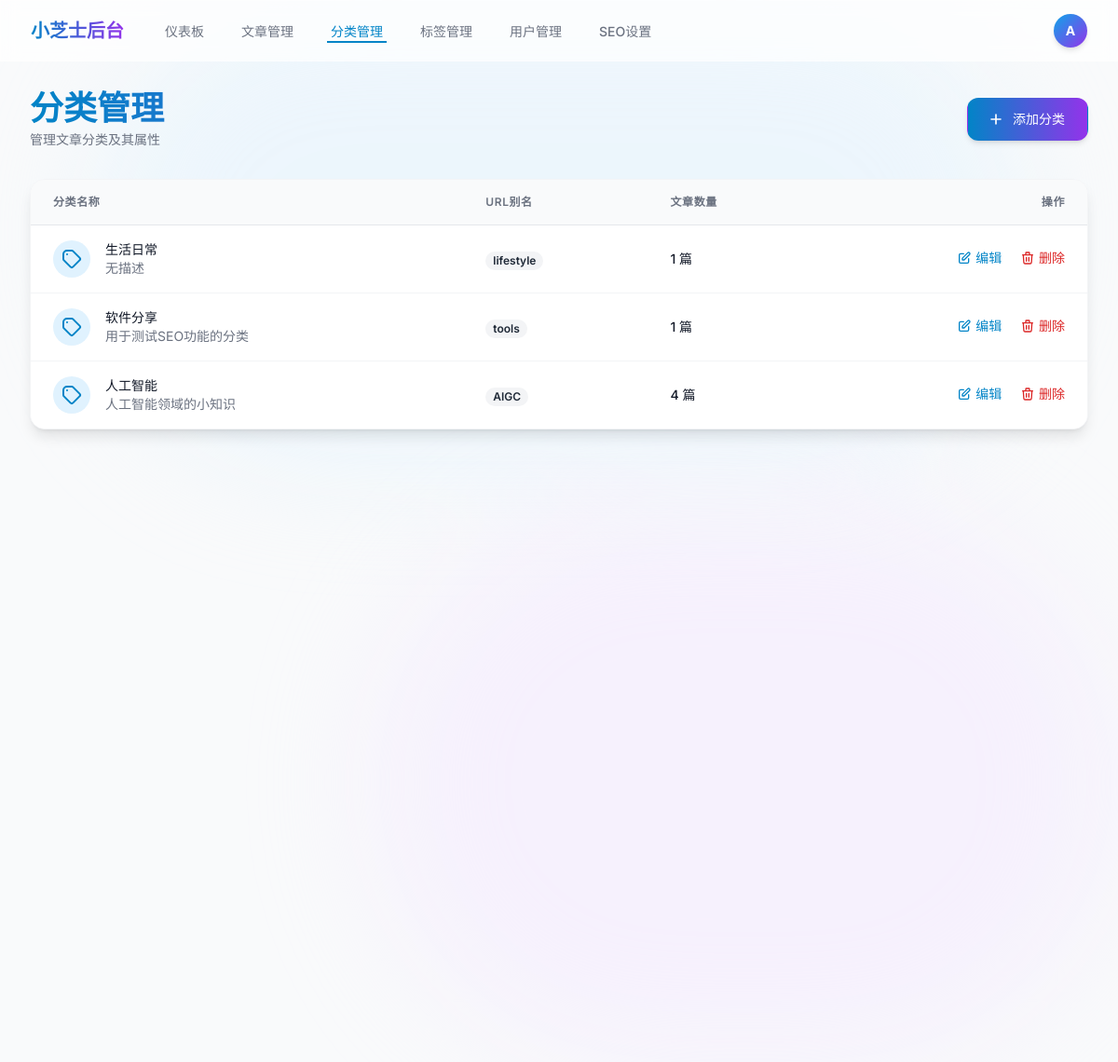
The app's page /admin/categories (signed in) with its own data.
### app/models/__init__.py (models this page shows, shortened)
class User(UserMixin, db.Model):
    __tablename__ = 'users'
    id = db.Column(db.Integer, primary_key=True)
    username = db.Column(db.String(80), unique=True, nullable=False)
    email = db.Column(db.String(120), unique=True, nullable=False)
    password_hash = db.Column(db.String(255), nullable=False)
    first_name = db.Column(db.String(50), nullable=True)
    last_name = db.Column(db.String(50), nullable=True)
    bio = db.Column(db.Text, nullable=True)
    avatar = db.Column(db.String(255), nullable=True)
    role = db.Column(db.String(20), default='user')  # user, editor, admin
    is_active = db.Column(db.Boolean, default=True)
    created_at = db.Column(db.DateTime, default=datetime.utcnow)
    updated_at = db.Column(db.DateTime, default=datetime.utcnow, onupdate=datetime.utcnow)
    posts = db.relationship('Post', backref='author', lazy=True, foreign_keys='Post.user_id')
    comments = db.relationship('Comment', backref='author', lazy=True, foreign_keys='Comment.user_id')

class Category(db.Model):
    __tablename__ = 'categories'
    id = db.Column(db.Integer, primary_key=True)
    name = db.Column(db.String(100), unique=True, nullable=False)
    slug = db.Column(db.String(100), unique=True, nullable=False)
    description = db.Column(db.Text, nullable=True)
    parent_id = db.Column(db.Integer, db.ForeignKey('categories.id'), nullable=True)
    created_at = db.Column(db.DateTime, default=datetime.utcnow)
    seo_title = db.Column(db.String(200), nullable=True)
    seo_description = db.Column(db.Text, nullable=True)
    seo_keywords = db.Column(db.Text, nullable=True)
    parent = db.relationship('Category', remote_side=[id], backref='subcategories')
    posts = db.relationship('Post', backref='category', lazy=True)

### app/admin/__init__.py (the view)
@bp.route('/categories')
def categories():
    categories = Category.query.order_by(Category.created_at.desc()).all()
    return render_template('admin/categories/index.html', categories=categories)

### app/admin/__init__.py (called while the page is built)
@bp.before_request
@login_required
def check_admin():
    if current_user.role not in ['admin', 'editor']:
        flash('您没有权限访问管理后台', 'error')
        return redirect(url_for('main.index'))

### app/utils/seo.py (called while the page is built)
def get_seo_settings():
    return SeoSetting.query.first()

def register_seo_functions(app):
    @app.context_processor
    def inject_seo_functions():
        return dict(
            get_post_seo_data=get_post_seo_data,
            get_category_seo_data=get_category_seo_data,
            get_search_seo_data=get_search_seo_data,
            generate_meta_tags=generate_meta_tags
        )

### app/templates/admin/categories/index.html (shortened to what this page needs)
{% extends "admin/base.html" %}
{% block content %}
<div class="animate-fade-in">
    <div class="md:flex md:items-center md:justify-between mb-8">
        <div class="flex-1 min-w-0">
            <h2
                class="text-3xl font-bold leading-7 text-transparent bg-clip-text bg-gradient-to-r from-primary-600 to-purple-600 sm:text-4xl sm:truncate">
            </h2>
            <p class="mt-1 text-sm text-gray-500">管理文章分类及其属性</p>
        </div>
        <div class="mt-4 flex md:mt-0 md:ml-4">
            <a href="{{ url_for('admin.create_category') }}"
                class="inline-flex items-center px-6 py-3 border border-transparent rounded-xl shadow-md text-sm font-medium text-white bg-gradient-to-r from-primary-600 to-purple-600 hover:from-primary-700 hover:to-purple-700 focus:outline-none focus:ring-2 focus:ring-offset-2 focus:ring-primary-500 transition-all transform hover:-translate-y-0.5">
                <svg class="-ml-1 mr-2 h-5 w-5" xmlns="http://www.w3.org/2000/svg" fill="none" viewBox="0 0 24 24"
                    stroke="currentColor">
                    <path stroke-linecap="round" stroke-linejoin="round" stroke-width="2"
                        d="M12 6v6m0 0v6m0-6h6m-6 0H6" />
                </svg>
                添加分类
            </a>
        </div>
    </div>
    <div class="bg-white shadow-lg rounded-2xl overflow-hidden border border-gray-100">
        <div class="overflow-x-auto">
            <table class="min-w-full divide-y divide-gray-200">
                <thead class="bg-gray-50">
                    <tr>
                        <th scope="col"
                            class="px-6 py-4 text-left text-xs font-semibold text-gray-500 uppercase tracking-wider">
                            分类名称
                        </th>
                        <th scope="col"
                            class="px-6 py-4 text-left text-xs font-semibold text-gray-500 uppercase tracking-wider">
                            URL别名
                        </th>
                        <th scope="col"
                            class="px-6 py-4 text-left text-xs font-semibold text-gray-500 uppercase tracking-wider">
                            文章数量
                        </th>
                        <th scope="col"
                            class="px-6 py-4 text-right text-xs font-semibold text-gray-500 uppercase tracking-wider">
                            操作
                        </th>
                    </tr>
                </thead>
                <tbody class="bg-white divide-y divide-gray-100">
                    {% for category in categories %}
                    <tr class="hover:bg-gray-50 transition-colors duration-150">
                        <td class="px-6 py-4 whitespace-nowrap">
                            <div class="flex items-center">
                                <div
                                    class="flex-shrink-0 h-10 w-10 rounded-full bg-primary-100 flex items-center justify-center text-primary-600">
                                    <svg class="h-6 w-6" fill="none" viewBox="0 0 24 24" stroke="currentColor">
                                        <path stroke-linecap="round" stroke-linejoin="round" stroke-width="2"
                                            d="M7 7h.01M7 3h5c.512 0 1.024.195 1.414.586l7 7a2 2 0 010 2.828l-7 7a2 2 0 01-2.828 0l-7-7A1.994 1.994 0 013 12V7a4 4 0 014-4z" />
                                    </svg>
                                </div>
                                <div class="ml-4">
                                    <div class="text-sm font-medium text-gray-900">{{ category.name }}</div>
                                    <div class="text-sm text-gray-500 max-w-xs truncate">{{ category.description if
                                        category.description else '无描述' }}</div>
                                </div>
                            </div>
                        </td>
                        <td class="px-6 py-4 whitespace-nowrap">
                            <span
                                class="px-2 inline-flex text-xs leading-5 font-semibold rounded-full bg-gray-100 text-gray-800">
                                {{ category.slug }}
                            </span>
                        </td>
                        <td class="px-6 py-4 whitespace-nowrap">
                            <div class="text-sm text-gray-900 font-medium">{{ category.posts|length }} 篇</div>
                        </td>
                        <td class="px-6 py-4 whitespace-nowrap text-right text-sm font-medium">
                            <a href="{{ url_for('admin.edit_category', id=category.id) }}"
                                class="text-primary-600 hover:text-primary-900 mr-4 inline-flex items-center transition-colors">
                                <svg class="w-4 h-4 mr-1" fill="none" viewBox="0 0 24 24" stroke="currentColor">
                                    <path stroke-linecap="round" stroke-linejoin="round" stroke-width="2"
                                        d="M11 5H6a2 2 0 00-2 2v11a2 2 0 002 2h11a2 2 0 002-2v-5m-1.414-9.414a2 2 0 112.828 2.828L11.828 15H9v-2.828l8.586-8.586z" />
                                </svg>
                                编辑
                            </a>
                            <button
                                onclick="if(confirm('确定要删除分类 {{ category.name }} 吗？')) { document.getElementById('delete-form-{{ category.id }}').submit(); }"
                                class="text-red-600 hover:text-red-900 inline-flex items-center transition-colors">
                                <svg class="w-4 h-4 mr-1" fill="none" viewBox="0 0 24 24" stroke="currentColor">
                                    <path stroke-linecap="round" stroke-linejoin="round" stroke-width="2"
                                        d="M19 7l-.867 12.142A2 2 0 0116.138 21H7.862a2 2 0 01-1.995-1.858L5 7m5 4v6m4-6v6m1-10V4a1 1 0 00-1-1h-4a1 1 0 00-1 1v3M4 7h16" />
                                </svg>
                                删除
                            </button>
                        </td>
                    </tr>
                    {% endfor %}
                </tbody>
            </table>
        </div>
    </div>
</div>
{% endblock %}

### app/templates/admin/base.html (shortened to what this page needs)
<!DOCTYPE html>
<html lang="zh-CN">
<head>
    <script src="https://cdn.tailwindcss.com?plugins=typography,forms,line-clamp"></script>
    <link rel="stylesheet" href="{{ url_for('static', filename='css/style.css') }}">
</head>
<body class="bg-gray-50 font-sans text-gray-800 antialiased selection:bg-primary-500 selection:text-white">
    <div class="fixed inset-0 -z-10 overflow-hidden">
        <div
            class="absolute bottom-0 right-0 w-[800px] h-[600px] bg-purple-100 rounded-full blur-3xl opacity-50 pointer-events-none">
        </div>
    </div>
    <nav class="fixed w-full z-50 top-0 transition-all duration-300 glass">
        <div class="max-w-7xl mx-auto px-4 sm:px-6 lg:px-8">
            <div class="flex justify-between h-16">
                <div class="flex items-center">
                    <div class="flex-shrink-0 flex items-center">
                        <a href="{{ url_for('main.index') }}"
                            class="text-xl font-bold bg-clip-text text-transparent bg-gradient-to-r from-primary-600 to-purple-600 hover:opacity-80 transition-opacity">
                        </a>
                    </div>
                    <div class="hidden md:ml-10 md:flex md:space-x-8">
                        <a href="{{ url_for('admin.dashboard') }}"
                            class="{% if request.endpoint == 'admin.dashboard' %}text-primary-600 border-b-2 border-primary-600{% else %}text-gray-500 hover:text-gray-700 hover:border-gray-300 border-b-2 border-transparent{% endif %} inline-flex items-center px-1 pt-1 text-sm font-medium transition-all duration-200">
                            仪表板
                        </a>
                        <a href="{{ url_for('admin.posts') }}"
                            class="{% if 'admin.posts' in request.endpoint or 'admin.create_post' in request.endpoint or 'admin.edit_post' in request.endpoint %}text-primary-600 border-b-2 border-primary-600{% else %}text-gray-500 hover:text-gray-700 hover:border-gray-300 border-b-2 border-transparent{% endif %} inline-flex items-center px-1 pt-1 text-sm font-medium transition-all duration-200">
                            文章管理
                        </a>
                        <a href="{{ url_for('admin.categories') }}"
                            class="{% if 'admin.categories' in request.endpoint or 'admin.create_category' in request.endpoint or 'admin.edit_category' in request.endpoint %}text-primary-600 border-b-2 border-primary-600{% else %}text-gray-500 hover:text-gray-700 hover:border-gray-300 border-b-2 border-transparent{% endif %} inline-flex items-center px-1 pt-1 text-sm font-medium transition-all duration-200">
                            分类管理
                        </a>
                        <a href="{{ url_for('admin.tags') }}"
                            class="{% if 'admin.tags' in request.endpoint or 'admin.create_tag' in request.endpoint or 'admin.edit_tag' in request.endpoint %}text-primary-600 border-b-2 border-primary-600{% else %}text-gray-500 hover:text-gray-700 hover:border-gray-300 border-b-2 border-transparent{% endif %} inline-flex items-center px-1 pt-1 text-sm font-medium transition-all duration-200">
                            标签管理
                        </a>
                        <a href="{{ url_for('admin.users') }}"
                            class="{% if 'admin.users' in request.endpoint or 'admin.create_user' in request.endpoint or 'admin.edit_user' in request.endpoint %}text-primary-600 border-b-2 border-primary-600{% else %}text-gray-500 hover:text-gray-700 hover:border-gray-300 border-b-2 border-transparent{% endif %} inline-flex items-center px-1 pt-1 text-sm font-medium transition-all duration-200">
                            用户管理
                        </a>
                        <a href="{{ url_for('admin_seo.index') }}"
                            class="{% if 'admin_seo' in request.endpoint %}text-primary-600 border-b-2 border-primary-600{% else %}text-gray-500 hover:text-gray-700 hover:border-gray-300 border-b-2 border-transparent{% endif %} inline-flex items-center px-1 pt-1 text-sm font-medium transition-all duration-200">
                            SEO设置
                        </a>
                    </div>
                </div>
                <div class="flex items-center space-x-4">
                    <div class="flex items-center">
                        <div class="relative ml-3 group">
                            <button
                                class="flex items-center max-w-xs text-sm rounded-full focus:outline-none focus:ring-2 focus:ring-offset-2 focus:ring-primary-500 transition-transform transform group-hover:scale-105">
                                <div
                                    class="h-9 w-9 rounded-full bg-gradient-to-br from-primary-500 to-purple-600 text-white flex items-center justify-center font-bold shadow-md">
                                    {{ current_user.username[0].upper() }}
                                </div>
                            </button>
                        </div>
                    </div>
                </div>
            </div>
        </div>
    </nav>
    <main class="pt-24 pb-12 min-h-screen relative z-0">
        <div class="max-w-7xl mx-auto px-4 sm:px-6 lg:px-8">
            {% block content %}{% endblock %}
        </div>
    </main>
</body>
</html>

### app/static/css/style.css (style rules this page uses)
.glass { background: rgba(255, 255, 255, 0.7); backdrop-filter: blur(10px); -webkit-backdrop-filter: blur(10px); border: 1px solid rgba(255, 255, 255, 0.3); }
.animate-fade-in { animation: fadeIn 0.6s ease-out forwards; }

### records on screen
User: username "A"
Category: name "生活日常", description "无描述", slug "lifestyle", posts|length "1"
Category: name "软件分享", description "用于测试SEO功能的分类", slug "tools", posts|length "1"
Category: name "人工智能", description "人工智能领域的小知识", slug "AIGC", posts|length "4"
